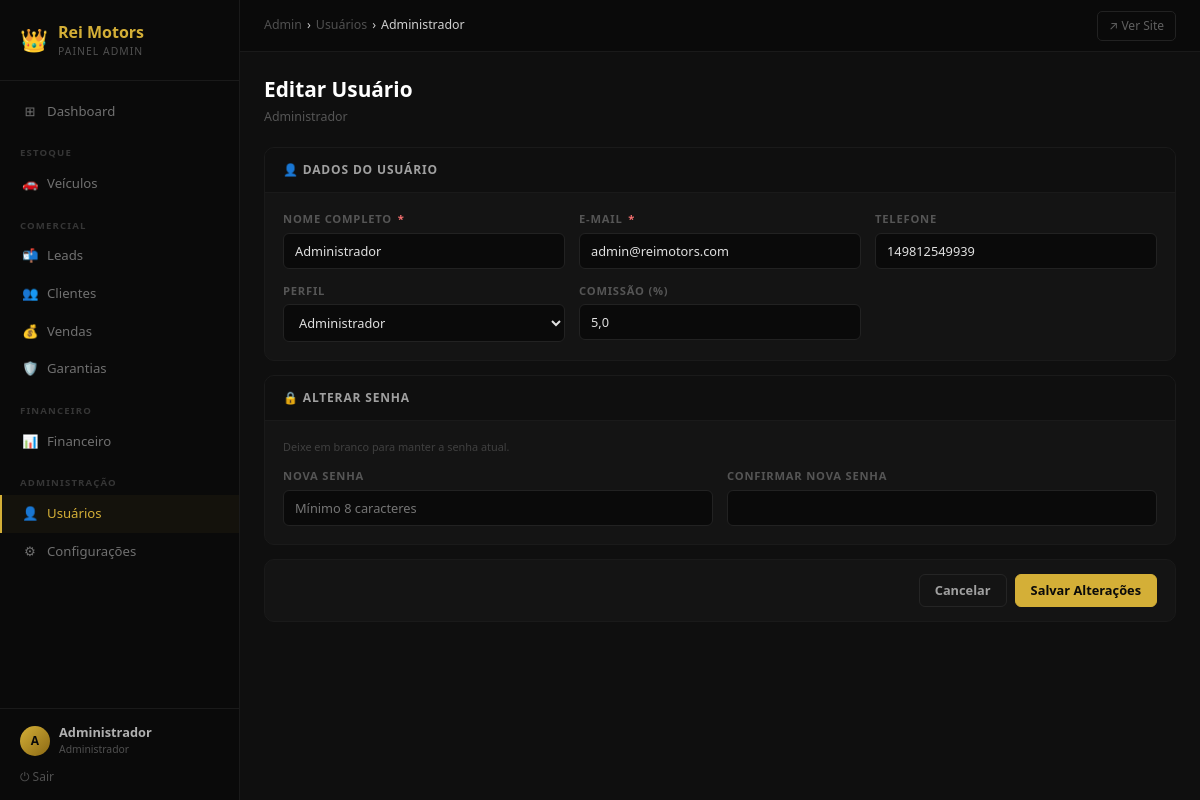
The page /admin/usuarios/editar.php?id=1 (signed in) on the database its author committed.
### tables this page shows
CREATE TABLE usuarios (
    id INT AUTO_INCREMENT PRIMARY KEY,
    nome VARCHAR(100) NOT NULL,
    email VARCHAR(150) NOT NULL UNIQUE,
    senha VARCHAR(255) NOT NULL,
    cpf VARCHAR(14) UNIQUE,
    telefone VARCHAR(20),
    endereco TEXT,
    role ENUM('admin', 'vendedor') NOT NULL DEFAULT 'vendedor',
    ativo TINYINT(1) DEFAULT 1,
    comissao_percentual DECIMAL(5,2) DEFAULT 3.50,
    criado_em TIMESTAMP DEFAULT CURRENT_TIMESTAMP,
    atualizado_em TIMESTAMP DEFAULT CURRENT_TIMESTAMP ON UPDATE CURRENT_TIMESTAMP,
    INDEX idx_email (email),
    INDEX idx_role (role)
);

### includes/config.php (called while the page is built, shortened)
<?php
function estaAutenticado() {
    return isset($_SESSION['usuario_id']) && isset($_SESSION['usuario_role']);
}
function ehAdmin() {
    return estaAutenticado() && $_SESSION['usuario_role'] === ROLE_ADMIN;
}
?>

### includes/db.php (called while the page is built, shortened)
<?php
try {
    $pdo = new PDO(
        "mysql:host=" . DB_HOST . ";dbname=" . DB_NAME . ";charset=utf8mb4",
        DB_USER,
        DB_PASS,
        [
            PDO::ATTR_ERRMODE => PDO::ERRMODE_EXCEPTION,
            PDO::ATTR_DEFAULT_FETCH_MODE => PDO::FETCH_ASSOC,
            PDO::ATTR_EMULATE_PREPARES => false,
        ]
    );
} catch (PDOException $e) {
    error_log("Erro na conexão com BD: " . $e->getMessage());
    die("Erro ao conectar ao banco de dados. Contate o administrador.");
}
function executarQuery($sql, $params = []) {
    global $pdo;
    try {
        $stmt = $pdo->prepare($sql);
        $stmt->execute($params);
        return $stmt;
    } catch (PDOException $e) {
        error_log("Erro na query: " . $e->getMessage());
        return false;
    }
}
function obterUmaLinha($sql, $params = []) {
    $stmt = executarQuery($sql, $params);
    return $stmt ? $stmt->fetch() : null;
}
?>

### public_html/admin/usuarios/editar.php (the view, shortened to what this page needs)
<?php
require_once __DIR__ . '/../../../includes/config.php';
require_once __DIR__ . '/../../../includes/db.php';
$id = (int)($_GET['id'] ?? 0);
$usuario = obterUmaLinha("SELECT * FROM usuarios WHERE id = ?", [$id]);
$pagina_ativa  = 'usuarios';
$admin_root    = '../';
$breadcrumb    = [
    ['label' => 'Usuários', 'url' => '../usuarios/'],
    ['label' => htmlspecialchars($usuario['nome']), 'url' => ''],
];
$d = $usuario;
require_once __DIR__ . '/../includes/header.php';
?>
<div class="page__header">
    <div>
        <h1 class="page__titulo">Editar Usuário</h1>
        <p class="page__subtitulo"><?= htmlspecialchars($usuario['nome']) ?></p>
    </div>
</div>
<form method="POST" action="">
    <div class="form-section">
        <div class="form-section__titulo">👤 Dados do Usuário</div>
        <div class="form-section__body">
            <div class="form-grid">
                <div class="form-grupo">
                    <label>Nome Completo <span class="obrigatorio">*</span></label>
                    <input type="text" name="nome" value="<?= htmlspecialchars($d['nome']) ?>" required>
                </div>
                <div class="form-grupo">
                    <label>E-mail <span class="obrigatorio">*</span></label>
                    <input type="email" name="email" value="<?= htmlspecialchars($d['email']) ?>" required>
                </div>
                <div class="form-grupo">
                    <label>Telefone</label>
                    <input type="text" name="telefone" value="<?= htmlspecialchars($d['telefone'] ?? '') ?>">
                </div>
                <?php if (ehAdmin()): ?>
                <div class="form-grupo">
                    <label>Perfil</label>
                    <select name="role">
                        <option value="admin"    <?= $d['role'] === 'admin' ? 'selected' : '' ?>>Administrador</option>
                    </select>
                </div>
                <div class="form-grupo">
                    <label>Comissão (%)</label>
                    <input type="text" name="comissao_percentual"
                           value="<?= number_format((float)$d['comissao_percentual'], 1, ',', '.') ?>">
                </div>
                <?php endif; ?>
            </div>
        </div>
    </div>
    <div class="form-section">
        <div class="form-section__titulo">🔒 Alterar Senha</div>
        <div class="form-section__body">
            <p class="form-grupo__hint" style="margin-bottom:12px">Deixe em branco para manter a senha atual.</p>
            <div class="form-grid--2 form-grid">
                <div class="form-grupo">
                    <label>Nova Senha</label>
                    <input type="password" name="senha" autocomplete="new-password"
                           minlength="8" placeholder="Mínimo 8 caracteres">
                </div>
                <div class="form-grupo">
                    <label>Confirmar Nova Senha</label>
                    <input type="password" name="confirmar_senha" autocomplete="new-password">
                </div>
            </div>
        </div>
    </div>
    <div class="form-acoes">
        <?php if (ehAdmin()): ?>
        <a href="." class="btn-admin btn-admin--secondary">Cancelar</a>
        <?php endif; ?>
        <button type="submit" class="btn-admin btn-admin--primary">Salvar Alterações</button>
    </div>
</form>
<?php require_once __DIR__ . '/../includes/footer.php'; ?>

### public_html/admin/includes/header.php (shortened to what this page needs)
<?php
$_usuario = obterUmaLinha(
    "SELECT id, nome, role FROM usuarios WHERE id = ? AND ativo = 1",
    [$_SESSION['usuario_id']]
);
$_inicial = mb_strtoupper(mb_substr($_usuario['nome'], 0, 1, 'UTF-8'), 'UTF-8');
?>
<!DOCTYPE html>
<html lang="pt-BR">
<head>
    <link rel="stylesheet" href="<?= $admin_root ?>assets/css/admin.css">
</head>
<body>
<div class="admin-wrapper">
<aside class="sidebar" id="sidebar">
    <div class="sidebar__logo">
        <span style="font-size:1.4rem">👑</span>
        <div>
            <div class="sidebar__logo-nome">Rei Motors</div>
            <div class="sidebar__logo-sub">Painel Admin</div>
        </div>
    </div>
    <nav class="sidebar__nav">
        <a href="<?= $admin_root ?>index.php"
           class="sidebar__link <?= $pagina_ativa === 'dashboard' ? 'ativo' : '' ?>">
            <span class="sidebar__link-icone">⊞</span> Dashboard
        </a>
        <div class="sidebar__section">Estoque</div>
        <a href="<?= $admin_root ?>veiculos/"
           class="sidebar__link <?= $pagina_ativa === 'veiculos' ? 'ativo' : '' ?>">
            <span class="sidebar__link-icone">🚗</span> Veículos
        </a>
        <div class="sidebar__section">Comercial</div>
        <a href="<?= $admin_root ?>leads/"
           class="sidebar__link <?= $pagina_ativa === 'leads' ? 'ativo' : '' ?>">
            <span class="sidebar__link-icone">📬</span> Leads
        </a>
        <a href="<?= $admin_root ?>clientes/"
           class="sidebar__link <?= $pagina_ativa === 'clientes' ? 'ativo' : '' ?>">
            <span class="sidebar__link-icone">👥</span> Clientes
        </a>
        <a href="<?= $admin_root ?>vendas/"
           class="sidebar__link <?= $pagina_ativa === 'vendas' ? 'ativo' : '' ?>">
            <span class="sidebar__link-icone">💰</span> Vendas
        </a>
        <a href="<?= $admin_root ?>garantias/"
           class="sidebar__link <?= $pagina_ativa === 'garantias' ? 'ativo' : '' ?>">
            <span class="sidebar__link-icone">🛡️</span> Garantias
        </a>
        <?php if (ehAdmin()): ?>
        <div class="sidebar__section">Financeiro</div>
        <a href="<?= $admin_root ?>financeiro/"
           class="sidebar__link <?= $pagina_ativa === 'financeiro' ? 'ativo' : '' ?>">
            <span class="sidebar__link-icone">📊</span> Financeiro
        </a>
        <div class="sidebar__section">Administração</div>
        <a href="<?= $admin_root ?>usuarios/"
           class="sidebar__link <?= $pagina_ativa === 'usuarios' ? 'ativo' : '' ?>">
            <span class="sidebar__link-icone">👤</span> Usuários
        </a>
        <a href="<?= $admin_root ?>configuracoes/"
           class="sidebar__link <?= $pagina_ativa === 'configuracoes' ? 'ativo' : '' ?>">
            <span class="sidebar__link-icone">⚙</span> Configurações
        </a>
        <?php endif; ?>
    </nav>
    <div class="sidebar__footer">
        <div class="sidebar__user">
            <div class="sidebar__user-avatar"><?= htmlspecialchars($_inicial) ?></div>
            <div>
                <div class="sidebar__user-nome"><?= htmlspecialchars($_usuario['nome']) ?></div>
                <div class="sidebar__user-role"><?= $_usuario['role'] === 'admin' ? 'Administrador' : 'Vendedor' ?></div>
            </div>
        </div>
        <a href="<?= $admin_root ?>logout.php" class="sidebar__logout">⏻ Sair</a>
    </div>
</aside>
<div class="admin-content">
    <header class="topbar">
        <div class="topbar__left">
            <nav class="topbar__breadcrumb" aria-label="Breadcrumb">
                <a href="<?= $admin_root ?>index.php">Admin</a>
                <?php foreach ($breadcrumb as $item): ?>
                    <span>›</span>
                    <?php if (!empty($item['url'])): ?>
                        <a href="<?= htmlspecialchars($item['url']) ?>"><?= htmlspecialchars($item['label']) ?></a>
                    <?php else: ?>
                        <span><?= htmlspecialchars($item['label']) ?></span>
                    <?php endif; ?>
                <?php endforeach; ?>
            </nav>
        </div>
        <div class="topbar__right">
            <a href="<?= BASE_URL ?>" target="_blank" class="topbar__site-link">↗ Ver Site</a>
        </div>
    </header>
    <main class="page">

### rows shown on the page
usuarios: nome "A", nome "Administrador", email "admin@reimotors.com", telefone "149812549939", role "Administrador", comissao_percentual "5,0"

### other values the page prints
$item['label'] "Usuários"
$item['label'] "Administrador"
